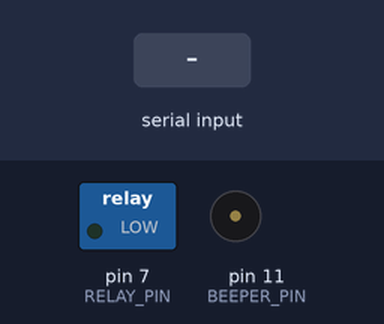
The sketch below on a simulated Arduino Mega 2560, built with avr-gcc and run on an emulated ATmega2560. On the bench: switched loads named in the sketch (green lamp = pin HIGH), buzzer (waves = sounding, pin HIGH). Inputs (shaded band) come from the test bench. The modem accepts every AT command (registered, SIM ready, sends succeed) and sends nothing else.

Above: at 1.2 s.
1.3 s: "open!" received over the second serial link
At 1.7 s:
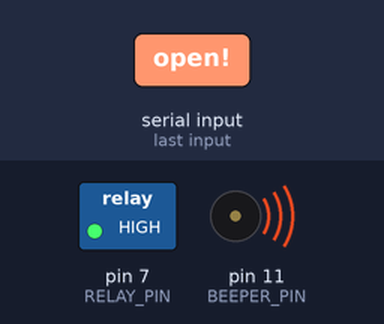
At 3.6 s:
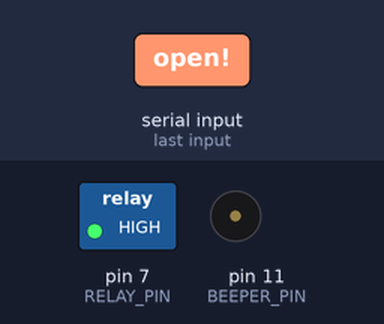
Timing chart, 0 to 7.8 s (numbered marks = the images above; inputs shaded):
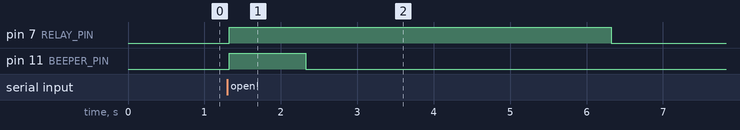

The sketch:

intercom.ino
```cpp
#include "config.h"
#include "esp8266.h"
#include "beeper.h"
#include "relay.h"

ESP8266 wifi;
Beeper beeper;
Relay relay;

void dataReceiveCallback(char *data){
  if(strstr(data,"open!") != NULL){
    beeper.on();
    relay.on();
    delay(1000);
    beeper.off();
    delay(4000);
    relay.off();
  }
}

void setup() {
  Serial1.begin(115200);

  #ifdef DEBUG
  Serial.begin(115200);
  while(!Serial);
  #endif

  wifi.prepareModule();
  wifi.connectToAP(SSID, PASS);
  wifi.startTCPServer(666);
}

void loop() {
  wifi.handleIncomingData(&dataReceiveCallback);
}
```

beeper.cpp
```cpp
#include "beeper.h"

Beeper::Beeper(){
  pinMode(BEEPER_PIN, OUTPUT);
}

void Beeper::on(){
  digitalWrite(BEEPER_PIN, HIGH);
}

void Beeper::off(){
  digitalWrite(BEEPER_PIN, LOW);
}
```

beeper.h
```cpp
#include <Arduino.h>
#include "config.h"

class Beeper {
public:
  Beeper();
  void on();
  void off();
private:
  void setState(int type);
};
```

esp8266.cpp
```cpp
#include "esp8266.h"

boolean ESP8266::sendCommand(String command, char *requiredResponse) {
  String response;

  #ifdef DEBUG
  Serial.print(command);
  #endif

  Serial1.println(command);

  //sometimes we need to wait few seconds for response
  long int time = millis();
  while ( (time + DEFAULT_TIMEOUT) > millis()) {
    if(Serial1.available()) {
      response+=(char)Serial1.read();

      if(response.indexOf(requiredResponse) >= 0){
        #ifdef DEBUG
        Serial.println(" [OK]");
        #endif
        return true;
      }
    }
  }

  #ifdef DEBUG
  logUnexpectedResponse(command, requiredResponse, response);
  #endif

  return false;
}

boolean ESP8266::prepareModule(){
  sendCommand("AT+RST", "ready");
}

boolean ESP8266::connectToAP(String ssid, String password){
  sendCommand("AT+CWMODE=1", "OK");
  sendCommand("AT+CWQAP", "OK");

  char command[BUFF_SIZE];

  sprintf(command, "AT+CWJAP=\"%s\",\"%s\"", ssid.c_str(), password.c_str());

  sendCommand(command, "OK");
}

boolean ESP8266::startTCPServer(int port){
  sendCommand("AT+CIPMUX=1", "OK"); // configure for multiple connections

  char command[BUFF_SIZE];

  sprintf(command, "AT+CIPSERVER=1,%d", port);

  sendCommand(command, "OK");
  sendCommand("AT+CIPSTO=10", "OK");
}

void ESP8266::handleIncomingData(DataCallback dataCallback){
  char buff[BUFF_SIZE] = "\0";
  int index=0;

  while (Serial1.available()) {
    buff[index] = (char)Serial1.read();
    index++;
    delay(5);
  }

  if(index != 0){
    dataCallback(buff);
  }
}

void ESP8266::logUnexpectedResponse(String command, char *requiredResponse, String response){
  Serial.println();
  Serial.println("==== UNEXPECTED RESPONSE =====");
  Serial.println("Expected:");
  Serial.println(requiredResponse);
  Serial.println("Received:");
  if(Serial1.available()){
    Serial.println("empty response");
  }else{
    Serial.println(response);
  }
  Serial.println("==============================");
}
```

esp8266.h
```cpp
#include <Arduino.h>
#include "config.h"

typedef void (*DataCallback)(char *);

class ESP8266 {
public:
  boolean prepareModule();
  boolean connectToAP(String, String);
  boolean startTCPServer(int);
  void handleIncomingData(DataCallback);

private:
  boolean sendCommand(String, char*);
  void logUnexpectedResponse(String, char*, String);
};
```

relay.cpp
```cpp
#include "relay.h"

Relay::Relay(){
  pinMode(RELAY_PIN, OUTPUT);
}

void Relay::on(){
  digitalWrite(RELAY_PIN, HIGH);
}

void Relay::off(){
  digitalWrite(RELAY_PIN, LOW);
}
```

relay.h
```cpp
#include <Arduino.h>
#include "config.h"

class Relay {
public:
  Relay();
  void on();
  void off();
};
```

config.h
```cpp
//#define DEBUG
#define DEFAULT_TIMEOUT 10000
#define BUFF_SIZE 255

// These are the SSID and PASSWORD to connect to your Wifi Network
#define SSID  ""
#define PASS  ""

#define RELAY_PIN 7
#define BEEPER_PIN 11
```

Measured:
- after the input at 1.3 s, pin 7 (RELAY_PIN): LOW → HIGH at once, → LOW 5.0 s later; pin 11 (BEEPER_PIN): LOW → HIGH at once, → LOW 1.0 s later
